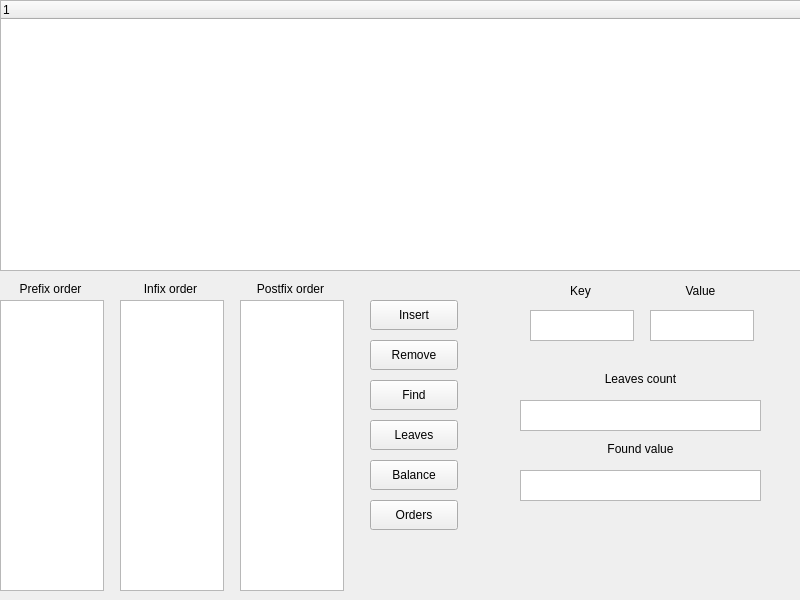
<?xml version="1.0" encoding="UTF-8"?>
<ui version="4.0">
 <class>MainWindow</class>
 <widget class="QMainWindow" name="MainWindow">
  <property name="geometry">
   <rect>
    <x>0</x>
    <y>0</y>
    <width>800</width>
    <height>600</height>
   </rect>
  </property>
  <property name="minimumSize">
   <size>
    <width>800</width>
    <height>600</height>
   </size>
  </property>
  <property name="maximumSize">
   <size>
    <width>800</width>
    <height>600</height>
   </size>
  </property>
  <property name="windowTitle">
   <string>MainWindow</string>
  </property>
  <widget class="QWidget" name="centralwidget">
   <widget class="QTextBrowser" name="pref">
    <property name="geometry">
     <rect>
      <x>0</x>
      <y>300</y>
      <width>104</width>
      <height>291</height>
     </rect>
    </property>
   </widget>
   <widget class="QLabel" name="label">
    <property name="geometry">
     <rect>
      <x>0</x>
      <y>280</y>
      <width>101</width>
      <height>17</height>
     </rect>
    </property>
    <property name="text">
     <string>Prefix order</string>
    </property>
    <property name="alignment">
     <set>Qt::AlignCenter</set>
    </property>
   </widget>
   <widget class="QLabel" name="label_2">
    <property name="geometry">
     <rect>
      <x>120</x>
      <y>280</y>
      <width>101</width>
      <height>17</height>
     </rect>
    </property>
    <property name="text">
     <string>Infix order</string>
    </property>
    <property name="alignment">
     <set>Qt::AlignCenter</set>
    </property>
   </widget>
   <widget class="QTextBrowser" name="inf">
    <property name="geometry">
     <rect>
      <x>120</x>
      <y>300</y>
      <width>104</width>
      <height>291</height>
     </rect>
    </property>
   </widget>
   <widget class="QLabel" name="label_3">
    <property name="geometry">
     <rect>
      <x>240</x>
      <y>280</y>
      <width>101</width>
      <height>17</height>
     </rect>
    </property>
    <property name="text">
     <string>Postfix order</string>
    </property>
    <property name="alignment">
     <set>Qt::AlignCenter</set>
    </property>
   </widget>
   <widget class="QTextBrowser" name="postf">
    <property name="geometry">
     <rect>
      <x>240</x>
      <y>300</y>
      <width>104</width>
      <height>291</height>
     </rect>
    </property>
   </widget>
   <widget class="QTreeWidget" name="treeWidget">
    <property name="geometry">
     <rect>
      <x>0</x>
      <y>0</y>
      <width>801</width>
      <height>271</height>
     </rect>
    </property>
    <column>
     <property name="text">
      <string notr="true">1</string>
     </property>
    </column>
   </widget>
   <widget class="QPushButton" name="pushButton">
    <property name="geometry">
     <rect>
      <x>370</x>
      <y>300</y>
      <width>88</width>
      <height>30</height>
     </rect>
    </property>
    <property name="text">
     <string>Insert</string>
    </property>
   </widget>
   <widget class="QTextEdit" name="key">
    <property name="geometry">
     <rect>
      <x>530</x>
      <y>310</y>
      <width>104</width>
      <height>31</height>
     </rect>
    </property>
   </widget>
   <widget class="QTextEdit" name="value">
    <property name="geometry">
     <rect>
      <x>650</x>
      <y>310</y>
      <width>104</width>
      <height>31</height>
     </rect>
    </property>
   </widget>
   <widget class="QLabel" name="label_4">
    <property name="geometry">
     <rect>
      <x>530</x>
      <y>280</y>
      <width>101</width>
      <height>21</height>
     </rect>
    </property>
    <property name="text">
     <string>Key</string>
    </property>
    <property name="alignment">
     <set>Qt::AlignCenter</set>
    </property>
   </widget>
   <widget class="QLabel" name="label_5">
    <property name="geometry">
     <rect>
      <x>650</x>
      <y>280</y>
      <width>101</width>
      <height>21</height>
     </rect>
    </property>
    <property name="text">
     <string>Value</string>
    </property>
    <property name="alignment">
     <set>Qt::AlignCenter</set>
    </property>
   </widget>
   <widget class="QPushButton" name="pushButton_2">
    <property name="geometry">
     <rect>
      <x>370</x>
      <y>340</y>
      <width>88</width>
      <height>30</height>
     </rect>
    </property>
    <property name="text">
     <string>Remove</string>
    </property>
   </widget>
   <widget class="QPushButton" name="pushButton_3">
    <property name="geometry">
     <rect>
      <x>370</x>
      <y>380</y>
      <width>88</width>
      <height>30</height>
     </rect>
    </property>
    <property name="text">
     <string>Find</string>
    </property>
   </widget>
   <widget class="QPushButton" name="pushButton_4">
    <property name="geometry">
     <rect>
      <x>370</x>
      <y>420</y>
      <width>88</width>
      <height>30</height>
     </rect>
    </property>
    <property name="text">
     <string>Leaves</string>
    </property>
   </widget>
   <widget class="QPushButton" name="pushButton_5">
    <property name="geometry">
     <rect>
      <x>370</x>
      <y>460</y>
      <width>88</width>
      <height>30</height>
     </rect>
    </property>
    <property name="text">
     <string>Balance</string>
    </property>
   </widget>
   <widget class="QPushButton" name="pushButton_6">
    <property name="geometry">
     <rect>
      <x>370</x>
      <y>500</y>
      <width>88</width>
      <height>30</height>
     </rect>
    </property>
    <property name="text">
     <string>Orders</string>
    </property>
   </widget>
   <widget class="QLabel" name="label_6">
    <property name="geometry">
     <rect>
      <x>530</x>
      <y>370</y>
      <width>221</width>
      <height>17</height>
     </rect>
    </property>
    <property name="text">
     <string>Leaves count</string>
    </property>
    <property name="alignment">
     <set>Qt::AlignCenter</set>
    </property>
   </widget>
   <widget class="QTextBrowser" name="leaves">
    <property name="geometry">
     <rect>
      <x>520</x>
      <y>400</y>
      <width>241</width>
      <height>31</height>
     </rect>
    </property>
   </widget>
   <widget class="QTextBrowser" name="fval">
    <property name="geometry">
     <rect>
      <x>520</x>
      <y>470</y>
      <width>241</width>
      <height>31</height>
     </rect>
    </property>
   </widget>
   <widget class="QLabel" name="label_7">
    <property name="geometry">
     <rect>
      <x>530</x>
      <y>440</y>
      <width>221</width>
      <height>17</height>
     </rect>
    </property>
    <property name="text">
     <string>Found value</string>
    </property>
    <property name="alignment">
     <set>Qt::AlignCenter</set>
    </property>
   </widget>
  </widget>
 </widget>
 <resources/>
 <connections/>
</ui>
